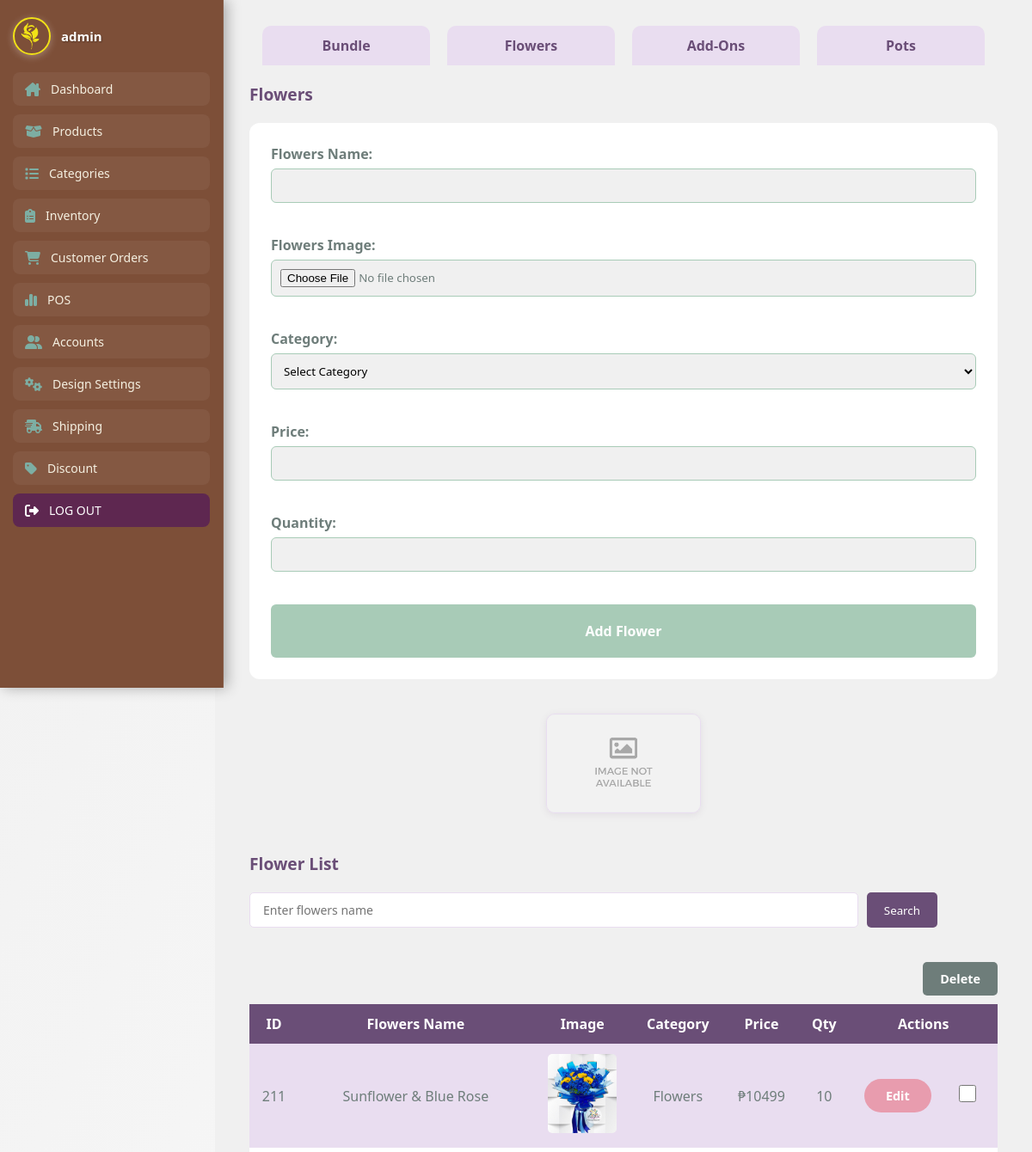
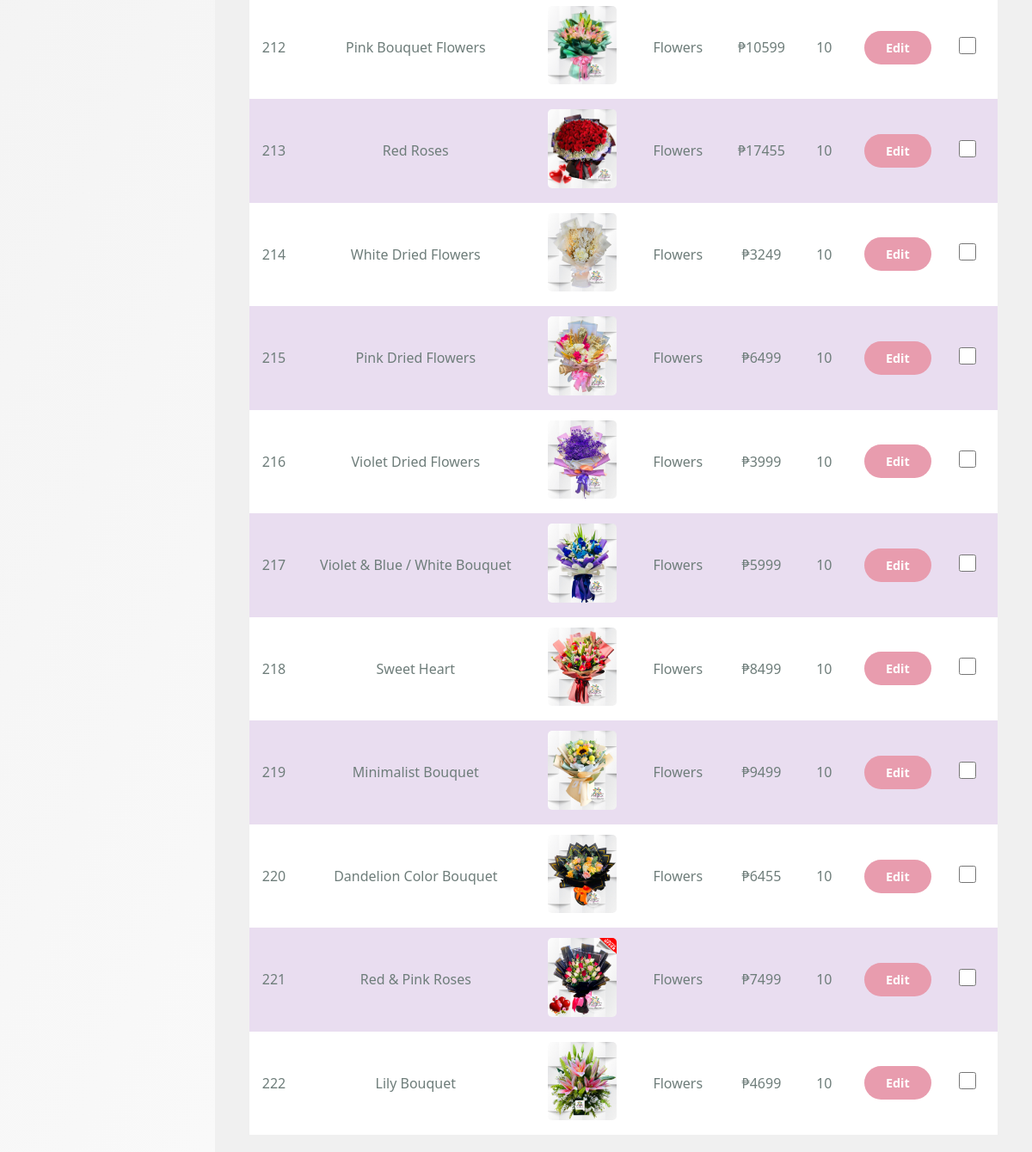
Screenshot of /php/add-flowers.php with the database file from the repository (2 pictures, top to bottom).
### tables this page shows
CREATE TABLE `flower` (
  `id` int(11) NOT NULL,
  `name` varchar(255) NOT NULL,
  `image` varchar(255) NOT NULL,
  `category` varchar(255) NOT NULL,
  `qty` int(11) NOT NULL,
  `price` varchar(255) DEFAULT NULL,
  `category_id` int(11) DEFAULT NULL,
  `status` varchar(50) DEFAULT 'Available',
  `total_sold` int(11) DEFAULT 0,
  `available_stocks` int(11) DEFAULT 0
);

### php/add-flowers.php (the view, shortened to what this page needs)
<?php
require 'connection.php';
?>
<!DOCTYPE html>
<html lang="en" dir="ltr">
<head>
    <link rel="stylesheet" href="../css/add-flower.css">
    <link rel="stylesheet" href="https://cdnjs.cloudflare.com/ajax/libs/font-awesome/6.7.2/css/all.min.css" />
</head>
<body>
    <div class="main-container">
    <?php include('admin-nav.php'); ?>
    <div class="content-wrapper">
    <div class="all">
    <div class="tab-container">
        <div class="product-tab"><a href="add-product.php">Bundle</a></div>
        <div class="flower-tab"><a href="add-flowers.php">Flowers</a></div>
        <div class="add-ons-tab"><a href="add-addons.php">Add-Ons</a></div>
        <div class="pots-tab"><a href="add-pots.php">Pots</a></div>
    </div>
    <h1 class="text1">Flowers</h1>
    <div class="add">
        <form action="" method="post" autocomplete="off" enctype="multipart/form-data">
            <label for="name">Flowers Name:</label>
            <input type="text" name="name" id="name" required autocomplete="name"><br><br>
            <label for="image">Flowers Image:</label>
            <input type="file" name="image" id="image" accept=".jpg, .jpeg, .png, .webp, .avif"
                   autocomplete="file" onchange="previewImage(this);" required><br><br>
            <label for="category">Category:</label>
            <select name="category" required>
                <option value="" disabled selected>Select Category</option>
            </select><br><br>
            <label for="price">Price:</label>
            <input type="text" name="price" id="price" required autocomplete="number"><br><br>
            <label for="qty">Quantity:</label>
            <input type="text" name="qty" id="qty" required autocomplete="number"><br><br>
            <button type="submit" name="submit" class="buttonProduct">Add Flower</button>
        </form>
    </div>
    <div class="imageProd">
        <img src="no-image.webp" id="imagePreview" alt="Image Preview">
    </div>
    <div class="view">
        <h1 class="text4">Flower List</h1>
        <div class="table-controls">
        <form action="" method="post" class="search-form">
            <input type="text" name="search" id="search" placeholder="Enter flowers name" required>
            <button type="submit" name="search_submit" class="btnSearch">Search</button>
        </form>
        </div>
        <form action="delete-multiple.php" method="post" id="deleteForm">
                    <button type="submit" class="deletebtn" onclick="deleteProducts();">Delete</button>
                </form>
        <table cellspacing="0" cellpadding="10" class="viewTable">
            <tr class="thView">
                <th>ID</th>
                <th>Flowers Name</th>
                <th>Image</th>
                <th>Category</th>
                <th>Price</th>
                <th>Qty</th>
                <th colspan="2">Actions</th>
            </tr>
            <?php
            if (isset($_POST['search_submit'])) {
                $search = $_POST['search'];
                $rows = mysqli_query($conn, "SELECT * FROM flower WHERE name LIKE '%$search%'");
            } else {
                $rows = mysqli_query($conn, "SELECT * FROM flower");
            }
            foreach ($rows as $row) :
            ?>
                <tr>
                    <td><?= $row["id"]; ?></td>
                    <td><?= $row["name"]; ?></td>
                    <td><img src="../img/<?= $row['image']; ?>" width="100px" alt="Product"></td>
                    <td><?= $row["category"]; ?></td>
                    <td>₱<?= $row["price"]; ?></td>
                    <td><?= $row["qty"]; ?></td>
                    <td>
                        <button class="editbtn" onclick="editProduct(<?= $row['id']; ?>)">Edit</button>
                    </td>
                    <td>
                        <input type="checkbox" class="delete-checkbox" name="delete[]" value="<?= $row["id"]; ?>">
                    </td>
                </tr>
            <?php endforeach; ?>
        </table>
    </div>
</div>
</div>
</div>
</body>
</html>

### php/admin-nav.php (shortened to what this page needs)
<?php
require 'connection.php';
if (isset($_GET["newUsername"])) {
    $newAdminName = $_GET["newUsername"];
} else {
    if (isset($_SESSION['adminUsername'])) {
        $newAdminName = $_SESSION['adminUsername'];
    } else {
        $result = mysqli_query($conn, "SELECT username FROM admin WHERE email = 'admin@gmail.com'");
        if ($result && $row = mysqli_fetch_assoc($result)) {
            $newAdminName = $row['username'];
        } else {
            $newAdminName = "ADMIN";
        }
    }
}
$result = mysqli_query($conn, "SELECT image FROM admin WHERE username = '$newAdminName'");
if ($result && $row = mysqli_fetch_assoc($result)) {
    $profile_picture = $row['image'];
} else {
    $profile_picture = "default_image.jpg";
}
?>
<!DOCTYPE html>
<html lang="en">
<head>
    <link rel="stylesheet" href="../css/admin-nav.css">
    <link rel="stylesheet" href="https://cdnjs.cloudflare.com/ajax/libs/font-awesome/6.4.2/css/all.min.css" />
</head>
<body>
<div class="sidebar">
  <div class="sidebar-content">
    <a href="admin-account.php?newUsername=<?php echo urlencode($newAdminName); ?>" class="admin-profile">
      <img src="<?php echo $profile_picture; ?>" alt="Admin Profile">
      <span><?php echo $newAdminName; ?></span>
    </a>
    <nav class="nav-links">
      <a href="admin-dashboard.php" class="nav-btn">
        <i class="fa-solid fa-house-chimney"></i>
        <span>Dashboard</span>
      </a>
      <a href="add-product.php" class="nav-btn">
        <i class="fa-solid fa-box-open"></i>
        <span>Products</span>
      </a>
      <a href="category-management.php" class="nav-btn">
        <i class="fa-solid fa-list"></i>
        <span>Categories</span>
      </a>
      <a href="product-inventory.php" class="nav-btn">
        <i class="fa-solid fa-clipboard-list"></i>
        <span>Inventory</span>
      </a>
      <a href="orders.php" class="nav-btn">
        <i class="fa-solid fa-cart-shopping"></i>
        <span>Customer Orders</span>
      </a>
      <a href="pos.php" class="nav-btn">
        <i class="fa-solid fa-chart-simple"></i>
        <span>POS</span>
      </a>
      <a href="unlock-user.php" class="nav-btn">
        <i class="fa-solid fa-user-group"></i>
        <span>Accounts</span>
      </a>
      <a href="customer-design-setting.php" class="nav-btn">
        <i class="fa-solid fa-gears"></i>
        <span>Design Settings</span>
      </a>
      <a href="crud-shipping.php" class="nav-btn">
        <i class="fa-solid fa-truck-fast"></i>
        <span>Shipping</span>
      </a>
      <a href="crud-discounts.php" class="nav-btn">
        <i class="fa-solid fa-tag"></i>
        <span>Discount</span>
      </a>
      <a href="customer-landing-page.php" class="nav-btn logout">
        <i class="fa-solid fa-right-from-bracket"></i>
        <span>LOG OUT</span>
      </a>
    </nav>
  </div>
</div>
</body>
</html>

### css/add-flower.css (style rules this page uses)
:root { --floral-rose: #e89cae; --sage-green: #a8cbb7; --snow-white: #ffffff; --cloud-gray: #f0f0f0; --slate-gray: #6e7d7a; --rich-purple: #6a4e77; --light-lavender: #e9ddf0; --soft-shadow: rgba(106, 78, 119, 0.1); }
* { margin: 0; padding: 0; box-sizing: border-box; font-family: 'Segoe UI', Tahoma, Geneva, Verdana, sans-serif; }
body { background: linear-gradient(to bottom right, var(--cloud-gray), var(--snow-white)); color: var(--slate-gray); }
.main-container { display: flex; min-height: 100vh; width: 100%; }
.content-wrapper { margin-left: 250px; flex-grow: 1; padding: 20px 40px; background-color: var(--cloud-gray); overflow-x: auto; }
.tab-container { display: flex; gap: 20px; margin-bottom: 10px; justify-content: flex-start; padding: 10px 15px; }
.tab-container div { width: 200px; text-align: center; padding: 12px; background-color: var(--light-lavender); border-radius: 10px 10px 0 0; cursor: pointer; transition: background-color 0.3s ease, color 0.3s ease; }
.tab-container .product-tab a, .tab-container .flower-tab a, .tab-container .add-ons-tab a, .tab-container .pots-tab a { text-decoration: none; color: var(--rich-purple); font-weight: bold; }
.text1, .text4 { text-align: left; margin-bottom: 20px; color: var(--rich-purple); font-size: 1.2rem; font-weight: bold; }
.add { background-color: var(--snow-white); padding: 25px; border-radius: 12px; margin-bottom: 40px; }
.add form label { font-weight: bold; color: var(--slate-gray); margin-bottom: 6px; display: block; }
.add form input, .add form select { width: 100%; padding: 10px; border: 1px solid var(--sage-green); border-radius: 6px; margin-bottom: 16px; background-color: var(--cloud-gray); }
.buttonProduct { width: 100%; background-color: var(--sage-green); color: var(--snow-white); padding: 20px 20px; border: none; border-radius: 6px; cursor: pointer; font-weight: bold; font-size: 1rem; }
.imageProd { text-align: center; margin-bottom: 25px; }
.imageProd img { max-width: 180px; border-radius: 10px; border: 1px solid var(--light-lavender); box-shadow: 0 2px 8px var(--soft-shadow); }
.view { margin-top: 40px; }
.view form { text-align: center; margin-bottom: 20px; }
.viewTable { width: 100%; border-collapse:collapse; background-color: var(--snow-white); }
.viewTable th, .viewTable td { padding: 12px; text-align: center; }
.viewTable th { background-color: var(--rich-purple); color: var(--snow-white); }
.viewTable tr:nth-child(even) { background-color: var(--light-lavender); }
.viewTable img { max-width: 80px; border-radius: 5px; }
.editbtn, .deletebtn { padding: 10px 25px; border: none; border-radius: 25px; font-weight: bold; cursor: pointer; font-size: 0.9rem; }
.editbtn { background-color: var(--floral-rose); color: white; }
.deletebtn { background-color: var(--rich-purple); color: white; }
.table-controls { display: flex; justify-content: space-between; align-items: center; flex-wrap: wrap; margin-bottom: 20px; }
.search-form { display: flex; gap: 10px; flex-grow: 1; max-width: 800px; }
.search-form input[type="text"] { flex-grow: 1; padding: 10px 15px; border: 1px solid var(--light-lavender); border-radius: 5px; background-color: var(--snow-white); font-size: 14px; }
.search-form .btnSearch { padding: 8px 20px; background-color: var(--rich-purple); color: white; border: none; border-radius: 5px; cursor: pointer; }
#deleteForm .deletebtn { float: right; padding: 10px 20px; margin-bottom: 10px; background-color: var(--slate-gray); color: white; border: none; border-radius: 5px; cursor: pointer; }
.delete-checkbox { width: 20px; height: 20px; cursor: pointer; accent-color: var(--floral-rose); border: 1px solid var(--light-lavender); border-radius: 4px; margin-right: 10px; }

### rows the page displays
flower: id "211", name "Sunflower & Blue Rose", image (picture), category "Flowers", price "10499", qty "10"
flower: id "212", name "Pink Bouquet Flowers", image (picture), category "Flowers", price "10599", qty "10"
flower: id "213", name "Red Roses", image (picture), category "Flowers", price "17455", qty "10"
flower: id "214", name "White Dried Flowers", image (picture), category "Flowers", price "3249", qty "10"
flower: id "215", name "Pink Dried Flowers", image (picture), category "Flowers", price "6499", qty "10"
flower: id "216", name "Violet Dried Flowers", image (picture), category "Flowers", price "3999", qty "10"
flower: id "217", name "Violet & Blue / White Bouquet", image (picture), category "Flowers", price "5999", qty "10"
flower: id "218", name "Sweet Heart", image (picture), category "Flowers", price "8499", qty "10"
flower: id "219", name "Minimalist Bouquet", image (picture), category "Flowers", price "9499", qty "10"
flower: id "220", name "Dandelion Color Bouquet", image (picture), category "Flowers", price "6455", qty "10"
flower: id "221", name "Red & Pink Roses", image (picture), category "Flowers", price "7499", qty "10"
flower: id "222", name "Lily Bouquet", image (picture), category "Flowers", price "4699", qty "10"

### other values shown
$newAdminName "admin"
